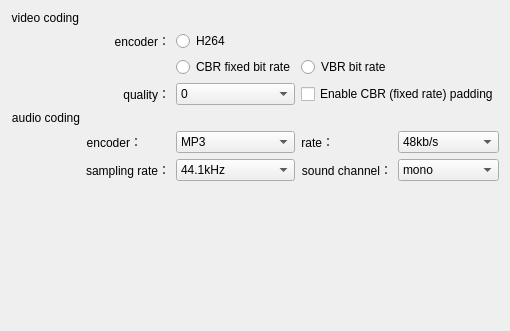
        <widget class="QWidget" name="page">
         <layout class="QGridLayout" name="gridLayout_3">
          <item row="0" column="0">
           <widget class="QLabel" name="label">
            <property name="sizePolicy">
             <sizepolicy hsizetype="Fixed" vsizetype="Preferred">
              <horstretch>0</horstretch>
              <verstretch>0</verstretch>
             </sizepolicy>
            </property>
            <property name="text">
             <string>video coding</string>
            </property>
            <property name="alignment">
             <set>Qt::AlignRight|Qt::AlignTrailing|Qt::AlignVCenter</set>
            </property>
           </widget>
          </item>
          <item row="1" column="1">
           <widget class="QLabel" name="label_2">
            <property name="text">
             <string>encoder：</string>
            </property>
            <property name="alignment">
             <set>Qt::AlignRight|Qt::AlignTrailing|Qt::AlignVCenter</set>
            </property>
           </widget>
          </item>
          <item row="1" column="2">
           <widget class="QRadioButton" name="m_pRdBtnH264">
            <property name="layoutDirection">
             <enum>Qt::LeftToRight</enum>
            </property>
            <property name="text">
             <string>H264</string>
            </property>
           </widget>
          </item>
          <item row="2" column="2">
           <widget class="QRadioButton" name="m_pRdBtnCBR">
            <property name="layoutDirection">
             <enum>Qt::LeftToRight</enum>
            </property>
            <property name="text">
             <string>CBR fixed bit rate</string>
            </property>
           </widget>
          </item>
          <item row="2" column="3" colspan="2">
           <widget class="QRadioButton" name="m_pRdBtnVBR">
            <property name="layoutDirection">
             <enum>Qt::LeftToRight</enum>
            </property>
            <property name="text">
             <string>VBR bit rate</string>
            </property>
           </widget>
          </item>
          <item row="3" column="1">
           <widget class="QLabel" name="label_3">
            <property name="contextMenuPolicy">
             <enum>Qt::ActionsContextMenu</enum>
            </property>
            <property name="text">
             <string>quality：</string>
            </property>
            <property name="alignment">
             <set>Qt::AlignRight|Qt::AlignTrailing|Qt::AlignVCenter</set>
            </property>
           </widget>
          </item>
          <item row="3" column="2">
           <widget class="QComboBox" name="m_pCombQuality">
            <property name="layoutDirection">
             <enum>Qt::LeftToRight</enum>
            </property>
            <item>
             <property name="text">
              <string>0</string>
             </property>
            </item>
            <item>
             <property name="text">
              <string>1</string>
             </property>
            </item>
            <item>
             <property name="text">
              <string>2</string>
             </property>
            </item>
            <item>
             <property name="text">
              <string>3</string>
             </property>
            </item>
            <item>
             <property name="text">
              <string>4</string>
             </property>
            </item>
            <item>
             <property name="text">
              <string>5</string>
             </property>
            </item>
            <item>
             <property name="text">
              <string>6</string>
             </property>
            </item>
            <item>
             <property name="text">
              <string>7</string>
             </property>
            </item>
            <item>
             <property name="text">
              <string>8</string>
             </property>
            </item>
            <item>
             <property name="text">
              <string>9</string>
             </property>
            </item>
            <item>
             <property name="text">
              <string>10</string>
             </property>
            </item>
           </widget>
          </item>
          <item row="3" column="3" colspan="2">
           <widget class="QCheckBox" name="m_pCheckCBRPadding">
            <property name="layoutDirection">
             <enum>Qt::LeftToRight</enum>
            </property>
            <property name="text">
             <string>Enable CBR (fixed rate) padding</string>
            </property>
           </widget>
          </item>
          <item row="4" column="0">
           <widget class="QLabel" name="label_4">
            <property name="sizePolicy">
             <sizepolicy hsizetype="Fixed" vsizetype="Preferred">
              <horstretch>0</horstretch>
              <verstretch>0</verstretch>
             </sizepolicy>
            </property>
            <property name="text">
             <string>audio coding</string>
            </property>
            <property name="alignment">
             <set>Qt::AlignRight|Qt::AlignTrailing|Qt::AlignVCenter</set>
            </property>
           </widget>
          </item>
          <item row="5" column="1">
           <widget class="QLabel" name="label_5">
            <property name="sizePolicy">
             <sizepolicy hsizetype="Fixed" vsizetype="Preferred">
              <horstretch>0</horstretch>
              <verstretch>0</verstretch>
             </sizepolicy>
            </property>
            <property name="text">
             <string>encoder：</string>
            </property>
            <property name="alignment">
             <set>Qt::AlignRight|Qt::AlignTrailing|Qt::AlignVCenter</set>
            </property>
           </widget>
          </item>
          <item row="5" column="2">
           <widget class="QComboBox" name="m_pCombEncoder">
            <property name="layoutDirection">
             <enum>Qt::LeftToRight</enum>
            </property>
            <item>
             <property name="text">
              <string>MP3</string>
             </property>
            </item>
            <item>
             <property name="text">
              <string>AAC</string>
             </property>
            </item>
           </widget>
          </item>
          <item row="5" column="3">
           <widget class="QLabel" name="label_6">
            <property name="sizePolicy">
             <sizepolicy hsizetype="Fixed" vsizetype="Preferred">
              <horstretch>0</horstretch>
              <verstretch>0</verstretch>
             </sizepolicy>
            </property>
            <property name="text">
             <string>rate：</string>
            </property>
            <property name="alignment">
             <set>Qt::AlignRight|Qt::AlignTrailing|Qt::AlignVCenter</set>
            </property>
           </widget>
          </item>
          <item row="5" column="4">
           <widget class="QComboBox" name="m_pCombRate">
            <property name="layoutDirection">
             <enum>Qt::LeftToRight</enum>
            </property>
            <item>
             <property name="text">
              <string>48kb/s</string>
             </property>
            </item>
            <item>
             <property name="text">
              <string>64kb/s</string>
             </property>
            </item>
            <item>
             <property name="text">
              <string>80kb/s</string>
             </property>
            </item>
            <item>
             <property name="text">
              <string>96kb/s</string>
             </property>
            </item>
            <item>
             <property name="text">
              <string>112kb/s</string>
             </property>
            </item>
            <item>
             <property name="text">
              <string>128kb/s</string>
             </property>
            </item>
            <item>
             <property name="text">
              <string>160kb/s</string>
             </property>
            </item>
            <item>
             <property name="text">
              <string>192kb/s</string>
             </property>
            </item>
            <item>
             <property name="text">
              <string>256kb/s</string>
             </property>
            </item>
            <item>
             <property name="text">
              <string>320kb/s</string>
             </property>
            </item>
           </widget>
          </item>
          <item row="6" column="1">
           <widget class="QLabel" name="label_7">
            <property name="sizePolicy">
             <sizepolicy hsizetype="Fixed" vsizetype="Preferred">
              <horstretch>0</horstretch>
              <verstretch>0</verstretch>
             </sizepolicy>
            </property>
            <property name="text">
             <string>sampling rate：</string>
            </property>
            <property name="alignment">
             <set>Qt::AlignRight|Qt::AlignTrailing|Qt::AlignVCenter</set>
            </property>
           </widget>
          </item>
          <item row="6" column="2">
           <widget class="QComboBox" name="m_pCombSamplingRate">
            <property name="layoutDirection">
             <enum>Qt::LeftToRight</enum>
            </property>
            <item>
             <property name="text">
              <string>44.1kHz</string>
             </property>
            </item>
            <item>
             <property name="text">
              <string>48kHz</string>
             </property>
            </item>
           </widget>
          </item>
          <item row="6" column="3">
           <widget class="QLabel" name="label_8">
            <property name="sizePolicy">
             <sizepolicy hsizetype="Fixed" vsizetype="Preferred">
              <horstretch>0</horstretch>
              <verstretch>0</verstretch>
             </sizepolicy>
            </property>
            <property name="text">
             <string>sound channel：</string>
            </property>
            <property name="alignment">
             <set>Qt::AlignRight|Qt::AlignTrailing|Qt::AlignVCenter</set>
            </property>
           </widget>
          </item>
          <item row="6" column="4">
           <widget class="QComboBox" name="m_pCombSoundChannel">
            <property name="layoutDirection">
             <enum>Qt::LeftToRight</enum>
            </property>
            <item>
             <property name="text">
              <string>mono</string>
             </property>
            </item>
            <item>
             <property name="text">
              <string>stereo</string>
             </property>
            </item>
           </widget>
          </item>
          <item row="7" column="4">
           <spacer name="verticalSpacer_3">
            <property name="orientation">
             <enum>Qt::Vertical</enum>
            </property>
            <property name="sizeHint" stdset="0">
             <size>
              <width>20</width>
              <height>139</height>
             </size>
            </property>
           </spacer>
          </item>
         </layout>
         <zorder>label</zorder>
         <zorder>label_2</zorder>
         <zorder>m_pRdBtnH264</zorder>
         <zorder>m_pRdBtnCBR</zorder>
         <zorder>m_pRdBtnVBR</zorder>
         <zorder>label_3</zorder>
         <zorder>m_pCombQuality</zorder>
         <zorder>m_pCheckCBRPadding</zorder>
         <zorder>label_4</zorder>
         <zorder>label_5</zorder>
         <zorder>m_pCombEncoder</zorder>
         <zorder>label_6</zorder>
         <zorder>m_pCombRate</zorder>
         <zorder>label_7</zorder>
         <zorder>m_pCombSamplingRate</zorder>
         <zorder>label_8</zorder>
         <zorder>m_pCombSoundChannel</zorder>
         <zorder>verticalSpacer_3</zorder>
        </widget>
